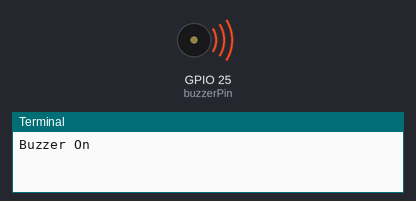
Simulated run of this program. Board: Raspberry Pi (BCM pin numbers). Parts: buzzer (waves = sounding, pin HIGH), the last lines printed to the terminal. At 1.0 s the program stops and its outputs stay as they are.

Above: at 0.1 s.
At 1.1 s:
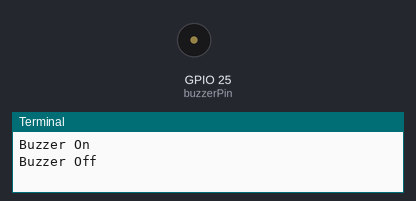
Timing chart, 0 to 2.5 s (numbered marks = the images above):
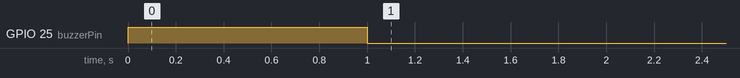

The program:

buzzer1.py
```python
import RPi.GPIO as GPIO
import time

buzzerPin = 25

GPIO.setmode(GPIO.BCM)
GPIO.setup(buzzerPin, GPIO.OUT)

try:
	GPIO.output(buzzerPin, GPIO.HIGH)
	print("Buzzer On")
	time.sleep(1)
	GPIO.output(buzzerPin, GPIO.LOW)
	print("Buzzer Off")

except KeyboardInterrupt:
	print("End")
finally:
	GPIO.cleanup()
```

Measured:
- by itself, GPIO 25 (buzzerPin): LOW → HIGH at 0.00 s, → LOW 1.0 s later
